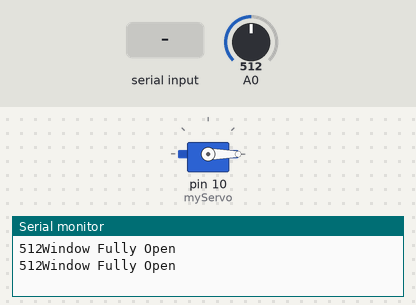
The sketch below on a simulated Arduino Uno, built with avr-gcc and run on an emulated ATmega328P. On the bench: servo, the last lines printed to the serial monitor. Inputs (shaded band) come from the test bench; at power-on: A0 = 512.

Above: at 1.2 s.
1.3 s: "2" received over Serial
At 2.7 s:
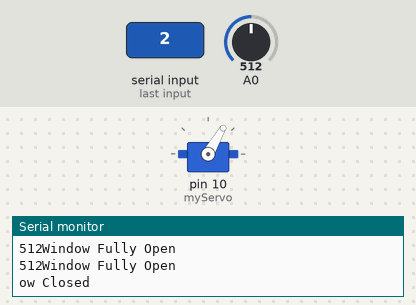
3.5 s: "3" received over Serial
At 4.7 s:
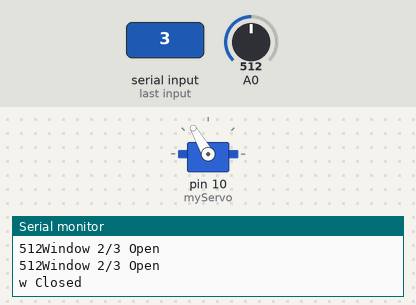
5.5 s: "4" received over Serial
At 6.6 s:
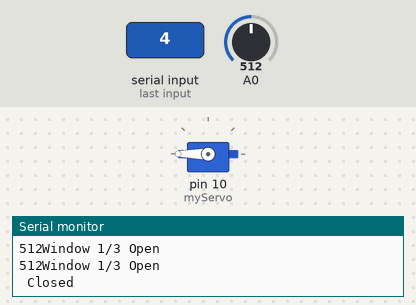
Timing chart, 0 to 8.5 s (numbered marks = the images above; inputs shaded):
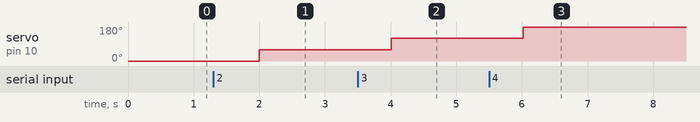

The sketch:

rain_window_sensor_controlled_by_edge.ino
```cpp
#include <Servo.h>

//Servo init
Servo myServo;

//Variables that will change
int rainValue = 0;
int rain = 0;
String rainOutput;
String windowStatus;

//constants
const int rainPin = 8;

void setup() {
  // put your setup code here, to run once:
  Serial.begin(9600);

  myServo.attach(10);

  pinMode(rainPin, INPUT);
  myServo.write(0);
  windowStatus = "Window Fully Open";
}

void loop() {
  // put your main code here, to run repeatedly:
  rainValue = analogRead(A0);
  rainOutput = rainValue;

  Serial.println(rainOutput + windowStatus);

  int value = Serial.read();
  Serial.println("Serial Read: " + value);

  if (value == '1') {
    myServo.write(0);
    delay(10);
    rainOutput = rainValue;
    windowStatus = "Window Fully Open";
    //Serial.println(rainOutput + windowStatus);
    //Serial.println("Value 1");
  } else if (value == '2') {
    myServo.write(60);
    delay(10);
    rainOutput = rainValue;
    windowStatus = "Window 2/3 Open";
    //Serial.println(rainOutput + windowStatus);
    //Serial.println("Value 2");
  } else if (value == '3') {
    myServo.write(120);
    delay(10);
    rainOutput = rainValue;
    windowStatus = "Window 1/3 Open";
    //Serial.println(rainOutput + windowStatus);
    //Serial.println("Value 3");
  } else if (value == '4') {
    myServo.write(180);
    delay(10);
    rainOutput = rainValue;
    windowStatus = "Window Closed";
    //Serial.println(rainOutput + windowStatus);
    //Serial.println("Value 4");
  }

  delay(1000);

  //No rain
  // if (rainValue > 550 || rain == 0) {
  //   myServo.write(0);
  //   rainOutput = rainValue;
  //   //Serial.println("r" + rainOutput);
  //   delay(10);
  //   Serial.println(rainOutput  + "Window Fully Open");
  //   //Wait 1 seconds
  //   delay(1000);
  // }

  // if (rain == 1) {
  //   //Light rain
  //   if (rainValue <= 550 && rainValue > 350) {
  //     myServo.write(60);
  //     rain = true;
  //     rainOutput = rainValue;
  //     //Serial.println("r" + rainOutput);
  //     delay(10);
  //     Serial.println(rainOutput  + "Window 2/3 Open");
  //     //Wait 1 second
  //     delay(1000);
  //   }
  //   //Medium rain
  //   if (rainValue <= 350 && rainValue > 275) {
  //     myServo.write(120);
  //     rain = true;
  //     rainOutput = rainValue;
  //     //Serial.println("r" + rainOutput);
  //     delay(10);
  //     Serial.println(rainOutput  + "Window 1/3 Open");
  //     //Wait 1 second
  //     delay(1000);
  //   }
  //   //Heavy Rain
  //   if (rainValue <= 275) {
  //     myServo.write(180);
  //     rain = true;
  //     rainOutput = rainValue;
  //     //Serial.println("r" + rainOutput);
  //     delay(10);
  //     Serial.println(rainOutput  + "Window Closed");
  //     //Wait 1 seconds
  //     delay(1000);
  //   }
  // }
}
```

Measured:
- after the input at 1.3 s, servo on pin 10 (myServo): 0° → 60° after 0.70 s
- after the input at 3.5 s, servo on pin 10 (myServo): 60° → 120° after 0.51 s
- after the input at 5.5 s, servo on pin 10 (myServo): 120° → 180° after 0.52 s
